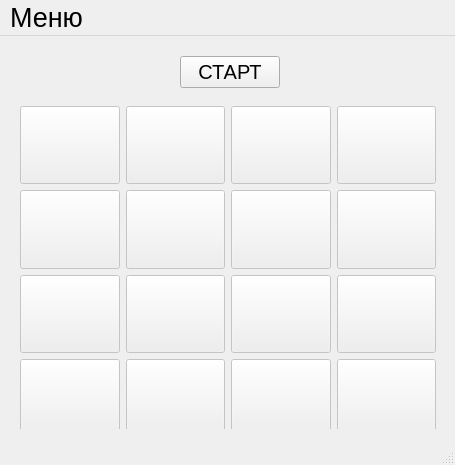
<?xml version="1.0" encoding="UTF-8"?>
<ui version="4.0">
 <class>MainWindow</class>
 <widget class="QMainWindow" name="MainWindow">
  <property name="geometry">
   <rect>
    <x>0</x>
    <y>0</y>
    <width>455</width>
    <height>465</height>
   </rect>
  </property>
  <property name="sizePolicy">
   <sizepolicy hsizetype="Fixed" vsizetype="Fixed">
    <horstretch>0</horstretch>
    <verstretch>0</verstretch>
   </sizepolicy>
  </property>
  <property name="palette">
   <palette>
    <active>
     <colorrole role="WindowText">
      <brush brushstyle="SolidPattern">
       <color alpha="216">
        <red>206</red>
        <green>82</green>
        <blue>0</blue>
       </color>
      </brush>
     </colorrole>
    </active>
    <inactive>
     <colorrole role="WindowText">
      <brush brushstyle="SolidPattern">
       <color alpha="216">
        <red>0</red>
        <green>0</green>
        <blue>0</blue>
       </color>
      </brush>
     </colorrole>
    </inactive>
    <disabled>
     <colorrole role="WindowText">
      <brush brushstyle="SolidPattern">
       <color alpha="63">
        <red>0</red>
        <green>0</green>
        <blue>0</blue>
       </color>
      </brush>
     </colorrole>
    </disabled>
   </palette>
  </property>
  <property name="font">
   <font>
    <pointsize>20</pointsize>
   </font>
  </property>
  <property name="windowTitle">
   <string>Мемокарточки</string>
  </property>
  <property name="iconSize">
   <size>
    <width>64</width>
    <height>64</height>
   </size>
  </property>
  <widget class="QWidget" name="centralwidget">
   <widget class="QWidget" name="layoutWidget">
    <property name="geometry">
     <rect>
      <x>20</x>
      <y>70</y>
      <width>416</width>
      <height>331</height>
     </rect>
    </property>
    <layout class="QGridLayout" name="field">
     <item row="0" column="0">
      <widget class="QPushButton" name="pushButton">
       <property name="enabled">
        <bool>false</bool>
       </property>
       <property name="sizePolicy">
        <sizepolicy hsizetype="Expanding" vsizetype="Expanding">
         <horstretch>0</horstretch>
         <verstretch>0</verstretch>
        </sizepolicy>
       </property>
       <property name="cursor">
        <cursorShape>PointingHandCursor</cursorShape>
       </property>
       <property name="autoFillBackground">
        <bool>false</bool>
       </property>
       <property name="text">
        <string/>
       </property>
       <property name="iconSize">
        <size>
         <width>48</width>
         <height>16</height>
        </size>
       </property>
       <property name="checkable">
        <bool>false</bool>
       </property>
       <property name="default">
        <bool>false</bool>
       </property>
       <property name="flat">
        <bool>false</bool>
       </property>
       <attribute name="buttonGroup">
        <string notr="true">mainField</string>
       </attribute>
      </widget>
     </item>
     <item row="0" column="1">
      <widget class="QPushButton" name="pushButton_2">
       <property name="enabled">
        <bool>false</bool>
       </property>
       <property name="sizePolicy">
        <sizepolicy hsizetype="Expanding" vsizetype="Expanding">
         <horstretch>0</horstretch>
         <verstretch>0</verstretch>
        </sizepolicy>
       </property>
       <property name="cursor">
        <cursorShape>PointingHandCursor</cursorShape>
       </property>
       <property name="autoFillBackground">
        <bool>false</bool>
       </property>
       <property name="text">
        <string/>
       </property>
       <property name="iconSize">
        <size>
         <width>48</width>
         <height>16</height>
        </size>
       </property>
       <property name="checkable">
        <bool>false</bool>
       </property>
       <property name="default">
        <bool>false</bool>
       </property>
       <property name="flat">
        <bool>false</bool>
       </property>
       <attribute name="buttonGroup">
        <string notr="true">mainField</string>
       </attribute>
      </widget>
     </item>
     <item row="0" column="2">
      <widget class="QPushButton" name="pushButton_3">
       <property name="enabled">
        <bool>false</bool>
       </property>
       <property name="sizePolicy">
        <sizepolicy hsizetype="Expanding" vsizetype="Expanding">
         <horstretch>0</horstretch>
         <verstretch>0</verstretch>
        </sizepolicy>
       </property>
       <property name="cursor">
        <cursorShape>PointingHandCursor</cursorShape>
       </property>
       <property name="autoFillBackground">
        <bool>false</bool>
       </property>
       <property name="text">
        <string/>
       </property>
       <property name="iconSize">
        <size>
         <width>48</width>
         <height>16</height>
        </size>
       </property>
       <property name="checkable">
        <bool>false</bool>
       </property>
       <property name="default">
        <bool>false</bool>
       </property>
       <property name="flat">
        <bool>false</bool>
       </property>
       <attribute name="buttonGroup">
        <string notr="true">mainField</string>
       </attribute>
      </widget>
     </item>
     <item row="0" column="3">
      <widget class="QPushButton" name="pushButton_4">
       <property name="enabled">
        <bool>false</bool>
       </property>
       <property name="sizePolicy">
        <sizepolicy hsizetype="Expanding" vsizetype="Expanding">
         <horstretch>0</horstretch>
         <verstretch>0</verstretch>
        </sizepolicy>
       </property>
       <property name="cursor">
        <cursorShape>PointingHandCursor</cursorShape>
       </property>
       <property name="autoFillBackground">
        <bool>false</bool>
       </property>
       <property name="text">
        <string/>
       </property>
       <property name="iconSize">
        <size>
         <width>48</width>
         <height>16</height>
        </size>
       </property>
       <property name="checkable">
        <bool>false</bool>
       </property>
       <property name="default">
        <bool>false</bool>
       </property>
       <property name="flat">
        <bool>false</bool>
       </property>
       <attribute name="buttonGroup">
        <string notr="true">mainField</string>
       </attribute>
      </widget>
     </item>
     <item row="1" column="0">
      <widget class="QPushButton" name="pushButton_5">
       <property name="enabled">
        <bool>false</bool>
       </property>
       <property name="sizePolicy">
        <sizepolicy hsizetype="Expanding" vsizetype="Expanding">
         <horstretch>0</horstretch>
         <verstretch>0</verstretch>
        </sizepolicy>
       </property>
       <property name="cursor">
        <cursorShape>PointingHandCursor</cursorShape>
       </property>
       <property name="autoFillBackground">
        <bool>false</bool>
       </property>
       <property name="text">
        <string/>
       </property>
       <property name="iconSize">
        <size>
         <width>48</width>
         <height>16</height>
        </size>
       </property>
       <property name="checkable">
        <bool>false</bool>
       </property>
       <property name="default">
        <bool>false</bool>
       </property>
       <property name="flat">
        <bool>false</bool>
       </property>
       <attribute name="buttonGroup">
        <string notr="true">mainField</string>
       </attribute>
      </widget>
     </item>
     <item row="1" column="1">
      <widget class="QPushButton" name="pushButton_8">
       <property name="enabled">
        <bool>false</bool>
       </property>
       <property name="sizePolicy">
        <sizepolicy hsizetype="Expanding" vsizetype="Expanding">
         <horstretch>0</horstretch>
         <verstretch>0</verstretch>
        </sizepolicy>
       </property>
       <property name="cursor">
        <cursorShape>PointingHandCursor</cursorShape>
       </property>
       <property name="autoFillBackground">
        <bool>false</bool>
       </property>
       <property name="text">
        <string/>
       </property>
       <property name="iconSize">
        <size>
         <width>48</width>
         <height>16</height>
        </size>
       </property>
       <property name="checkable">
        <bool>false</bool>
       </property>
       <property name="default">
        <bool>false</bool>
       </property>
       <property name="flat">
        <bool>false</bool>
       </property>
       <attribute name="buttonGroup">
        <string notr="true">mainField</string>
       </attribute>
      </widget>
     </item>
     <item row="1" column="2">
      <widget class="QPushButton" name="pushButton_7">
       <property name="enabled">
        <bool>false</bool>
       </property>
       <property name="sizePolicy">
        <sizepolicy hsizetype="Expanding" vsizetype="Expanding">
         <horstretch>0</horstretch>
         <verstretch>0</verstretch>
        </sizepolicy>
       </property>
       <property name="cursor">
        <cursorShape>PointingHandCursor</cursorShape>
       </property>
       <property name="autoFillBackground">
        <bool>false</bool>
       </property>
       <property name="text">
        <string/>
       </property>
       <property name="iconSize">
        <size>
         <width>48</width>
         <height>16</height>
        </size>
       </property>
       <property name="checkable">
        <bool>false</bool>
       </property>
       <property name="default">
        <bool>false</bool>
       </property>
       <property name="flat">
        <bool>false</bool>
       </property>
       <attribute name="buttonGroup">
        <string notr="true">mainField</string>
       </attribute>
      </widget>
     </item>
     <item row="1" column="3">
      <widget class="QPushButton" name="pushButton_6">
       <property name="enabled">
        <bool>false</bool>
       </property>
       <property name="sizePolicy">
        <sizepolicy hsizetype="Expanding" vsizetype="Expanding">
         <horstretch>0</horstretch>
         <verstretch>0</verstretch>
        </sizepolicy>
       </property>
       <property name="cursor">
        <cursorShape>PointingHandCursor</cursorShape>
       </property>
       <property name="autoFillBackground">
        <bool>false</bool>
       </property>
       <property name="text">
        <string/>
       </property>
       <property name="iconSize">
        <size>
         <width>48</width>
         <height>16</height>
        </size>
       </property>
       <property name="checkable">
        <bool>false</bool>
       </property>
       <property name="default">
        <bool>false</bool>
       </property>
       <property name="flat">
        <bool>false</bool>
       </property>
       <attribute name="buttonGroup">
        <string notr="true">mainField</string>
       </attribute>
      </widget>
     </item>
     <item row="2" column="0">
      <widget class="QPushButton" name="pushButton_9">
       <property name="enabled">
        <bool>false</bool>
       </property>
       <property name="sizePolicy">
        <sizepolicy hsizetype="Expanding" vsizetype="Expanding">
         <horstretch>0</horstretch>
         <verstretch>0</verstretch>
        </sizepolicy>
       </property>
       <property name="cursor">
        <cursorShape>PointingHandCursor</cursorShape>
       </property>
       <property name="autoFillBackground">
        <bool>false</bool>
       </property>
       <property name="text">
        <string/>
       </property>
       <property name="iconSize">
        <size>
         <width>48</width>
         <height>16</height>
        </size>
       </property>
       <property name="checkable">
        <bool>false</bool>
       </property>
       <property name="default">
        <bool>false</bool>
       </property>
       <property name="flat">
        <bool>false</bool>
       </property>
       <attribute name="buttonGroup">
        <string notr="true">mainField</string>
       </attribute>
      </widget>
     </item>
     <item row="2" column="1">
      <widget class="QPushButton" name="pushButton_12">
       <property name="enabled">
        <bool>false</bool>
       </property>
       <property name="sizePolicy">
        <sizepolicy hsizetype="Expanding" vsizetype="Expanding">
         <horstretch>0</horstretch>
         <verstretch>0</verstretch>
        </sizepolicy>
       </property>
       <property name="cursor">
        <cursorShape>PointingHandCursor</cursorShape>
       </property>
       <property name="autoFillBackground">
        <bool>false</bool>
       </property>
       <property name="text">
        <string/>
       </property>
       <property name="iconSize">
        <size>
         <width>48</width>
         <height>16</height>
        </size>
       </property>
       <property name="checkable">
        <bool>false</bool>
       </property>
       <property name="default">
        <bool>false</bool>
       </property>
       <property name="flat">
        <bool>false</bool>
       </property>
       <attribute name="buttonGroup">
        <string notr="true">mainField</string>
       </attribute>
      </widget>
     </item>
     <item row="2" column="2">
      <widget class="QPushButton" name="pushButton_11">
       <property name="enabled">
        <bool>false</bool>
       </property>
       <property name="sizePolicy">
        <sizepolicy hsizetype="Expanding" vsizetype="Expanding">
         <horstretch>0</horstretch>
         <verstretch>0</verstretch>
        </sizepolicy>
       </property>
       <property name="cursor">
        <cursorShape>PointingHandCursor</cursorShape>
       </property>
       <property name="autoFillBackground">
        <bool>false</bool>
       </property>
       <property name="text">
        <string/>
       </property>
       <property name="iconSize">
        <size>
         <width>48</width>
         <height>16</height>
        </size>
       </property>
       <property name="checkable">
        <bool>false</bool>
       </property>
       <property name="default">
        <bool>false</bool>
       </property>
       <property name="flat">
        <bool>false</bool>
       </property>
       <attribute name="buttonGroup">
        <string notr="true">mainField</string>
       </attribute>
      </widget>
     </item>
     <item row="2" column="3">
      <widget class="QPushButton" name="pushButton_10">
       <property name="enabled">
        <bool>false</bool>
       </property>
       <property name="sizePolicy">
        <sizepolicy hsizetype="Expanding" vsizetype="Expanding">
         <horstretch>0</horstretch>
         <verstretch>0</verstretch>
        </sizepolicy>
       </property>
       <property name="cursor">
        <cursorShape>PointingHandCursor</cursorShape>
       </property>
       <property name="autoFillBackground">
        <bool>false</bool>
       </property>
       <property name="text">
        <string/>
       </property>
       <property name="iconSize">
        <size>
         <width>48</width>
         <height>16</height>
        </size>
       </property>
       <property name="checkable">
        <bool>false</bool>
       </property>
       <property name="default">
        <bool>false</bool>
       </property>
       <property name="flat">
        <bool>false</bool>
       </property>
       <attribute name="buttonGroup">
        <string notr="true">mainField</string>
       </attribute>
      </widget>
     </item>
     <item row="3" column="0">
      <widget class="QPushButton" name="pushButton_14">
       <property name="enabled">
        <bool>false</bool>
       </property>
       <property name="sizePolicy">
        <sizepolicy hsizetype="Expanding" vsizetype="Expanding">
         <horstretch>0</horstretch>
         <verstretch>0</verstretch>
        </sizepolicy>
       </property>
       <property name="cursor">
        <cursorShape>PointingHandCursor</cursorShape>
       </property>
       <property name="autoFillBackground">
        <bool>false</bool>
       </property>
       <property name="text">
        <string/>
       </property>
       <property name="iconSize">
        <size>
         <width>48</width>
         <height>16</height>
        </size>
       </property>
       <property name="checkable">
        <bool>false</bool>
       </property>
       <property name="default">
        <bool>false</bool>
       </property>
       <property name="flat">
        <bool>false</bool>
       </property>
       <attribute name="buttonGroup">
        <string notr="true">mainField</string>
       </attribute>
      </widget>
     </item>
     <item row="3" column="1">
      <widget class="QPushButton" name="pushButton_13">
       <property name="enabled">
        <bool>false</bool>
       </property>
       <property name="sizePolicy">
        <sizepolicy hsizetype="Expanding" vsizetype="Expanding">
         <horstretch>0</horstretch>
         <verstretch>0</verstretch>
        </sizepolicy>
       </property>
       <property name="cursor">
        <cursorShape>PointingHandCursor</cursorShape>
       </property>
       <property name="autoFillBackground">
        <bool>false</bool>
       </property>
       <property name="text">
        <string/>
       </property>
       <property name="iconSize">
        <size>
         <width>48</width>
         <height>16</height>
        </size>
       </property>
       <property name="checkable">
        <bool>false</bool>
       </property>
       <property name="default">
        <bool>false</bool>
       </property>
       <property name="flat">
        <bool>false</bool>
       </property>
       <attribute name="buttonGroup">
        <string notr="true">mainField</string>
       </attribute>
      </widget>
     </item>
     <item row="3" column="2">
      <widget class="QPushButton" name="pushButton_15">
       <property name="enabled">
        <bool>false</bool>
       </property>
       <property name="sizePolicy">
        <sizepolicy hsizetype="Expanding" vsizetype="Expanding">
         <horstretch>0</horstretch>
         <verstretch>0</verstretch>
        </sizepolicy>
       </property>
       <property name="cursor">
        <cursorShape>PointingHandCursor</cursorShape>
       </property>
       <property name="autoFillBackground">
        <bool>false</bool>
       </property>
       <property name="text">
        <string/>
       </property>
       <property name="iconSize">
        <size>
         <width>48</width>
         <height>16</height>
        </size>
       </property>
       <property name="checkable">
        <bool>false</bool>
       </property>
       <property name="default">
        <bool>false</bool>
       </property>
       <property name="flat">
        <bool>false</bool>
       </property>
       <attribute name="buttonGroup">
        <string notr="true">mainField</string>
       </attribute>
      </widget>
     </item>
     <item row="3" column="3">
      <widget class="QPushButton" name="pushButton_16">
       <property name="enabled">
        <bool>false</bool>
       </property>
       <property name="sizePolicy">
        <sizepolicy hsizetype="Expanding" vsizetype="Expanding">
         <horstretch>0</horstretch>
         <verstretch>0</verstretch>
        </sizepolicy>
       </property>
       <property name="cursor">
        <cursorShape>PointingHandCursor</cursorShape>
       </property>
       <property name="autoFillBackground">
        <bool>false</bool>
       </property>
       <property name="text">
        <string/>
       </property>
       <property name="iconSize">
        <size>
         <width>48</width>
         <height>16</height>
        </size>
       </property>
       <property name="checkable">
        <bool>false</bool>
       </property>
       <property name="default">
        <bool>false</bool>
       </property>
       <property name="flat">
        <bool>false</bool>
       </property>
       <attribute name="buttonGroup">
        <string notr="true">mainField</string>
       </attribute>
      </widget>
     </item>
    </layout>
   </widget>
   <widget class="QLabel" name="matchesCounter">
    <property name="geometry">
     <rect>
      <x>27</x>
      <y>10</y>
      <width>161</width>
      <height>41</height>
     </rect>
    </property>
    <property name="text">
     <string/>
    </property>
   </widget>
   <widget class="QLabel" name="timer">
    <property name="geometry">
     <rect>
      <x>350</x>
      <y>10</y>
      <width>161</width>
      <height>41</height>
     </rect>
    </property>
    <property name="text">
     <string/>
    </property>
   </widget>
   <widget class="QPushButton" name="start">
    <property name="geometry">
     <rect>
      <x>180</x>
      <y>20</y>
      <width>100</width>
      <height>32</height>
     </rect>
    </property>
    <property name="font">
     <font>
      <pointsize>15</pointsize>
     </font>
    </property>
    <property name="text">
     <string>СТАРТ</string>
    </property>
    <property name="flat">
     <bool>false</bool>
    </property>
   </widget>
  </widget>
  <widget class="QMenuBar" name="menubar">
   <property name="geometry">
    <rect>
     <x>0</x>
     <y>0</y>
     <width>455</width>
     <height>24</height>
    </rect>
   </property>
   <widget class="QMenu" name="menu">
    <property name="title">
     <string>Меню</string>
    </property>
    <addaction name="help"/>
    <addaction name="leaderboard"/>
   </widget>
   <addaction name="menu"/>
  </widget>
  <widget class="QStatusBar" name="statusbar"/>
  <action name="help">
   <property name="text">
    <string>Помощь</string>
   </property>
  </action>
  <action name="leaderboard">
   <property name="text">
    <string>Таблица лидеров</string>
   </property>
  </action>
 </widget>
 <resources/>
 <connections/>
 <buttongroups>
  <buttongroup name="mainField">
   <property name="exclusive">
    <bool>true</bool>
   </property>
  </buttongroup>
 </buttongroups>
</ui>
